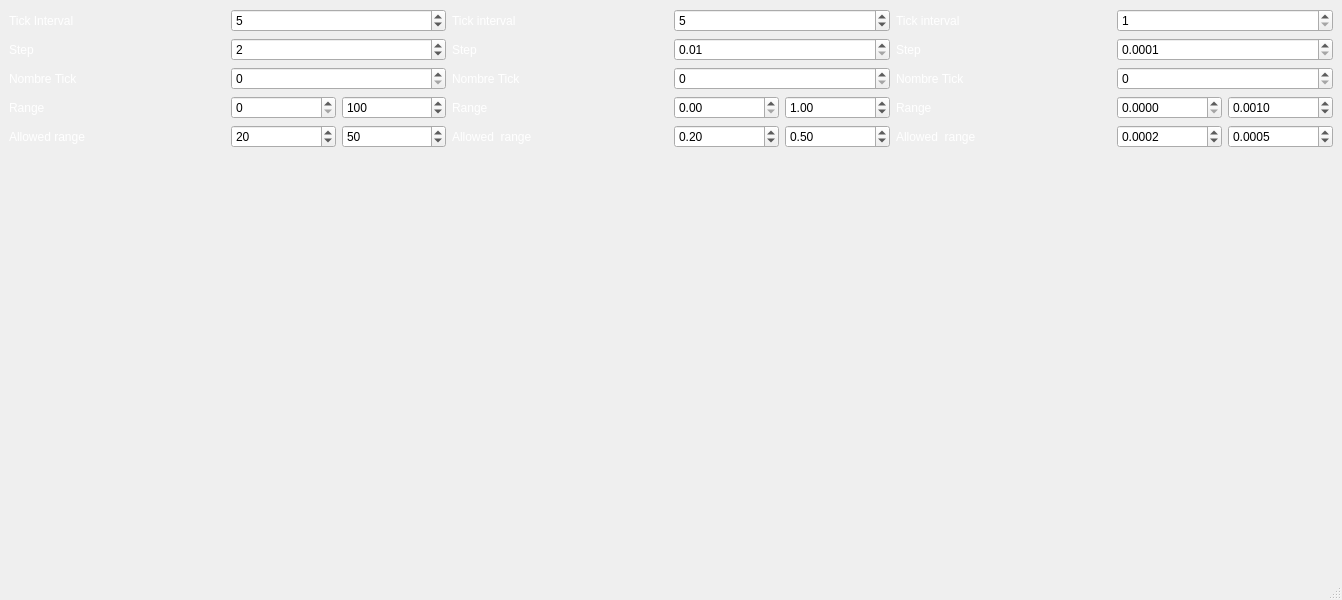
<?xml version="1.0" encoding="UTF-8"?>
<ui version="4.0">
 <class>MainWindow</class>
 <widget class="QMainWindow" name="MainWindow">
  <property name="geometry">
   <rect>
    <x>0</x>
    <y>0</y>
    <width>1342</width>
    <height>600</height>
   </rect>
  </property>
  <property name="windowTitle">
   <string>JoeDoubleSlider</string>
  </property>
  <widget class="QWidget" name="centralwidget">
   <layout class="QVBoxLayout" name="verticalLayout">
    <item>
     <layout class="QGridLayout" name="gridLayout">
      <item row="4" column="4">
       <layout class="QHBoxLayout" name="horizontalLayout_4">
        <item>
         <widget class="QDoubleSpinBox" name="doubleSpinBox_3">
          <property name="maximum">
           <double>11111111111111112.000000000000000</double>
          </property>
          <property name="singleStep">
           <double>0.010000000000000</double>
          </property>
         </widget>
        </item>
        <item>
         <widget class="QDoubleSpinBox" name="doubleSpinBox_4">
          <property name="minimum">
           <double>0.100000000000000</double>
          </property>
          <property name="maximum">
           <double>11111111111111112.000000000000000</double>
          </property>
          <property name="singleStep">
           <double>0.010000000000000</double>
          </property>
          <property name="value">
           <double>1.000000000000000</double>
          </property>
         </widget>
        </item>
       </layout>
      </item>
      <item row="2" column="4">
       <widget class="QDoubleSpinBox" name="doubleSpinBox_2">
        <property name="minimum">
         <double>0.010000000000000</double>
        </property>
        <property name="maximum">
         <double>1111111111.000000000000000</double>
        </property>
        <property name="singleStep">
         <double>0.010000000000000</double>
        </property>
        <property name="value">
         <double>0.010000000000000</double>
        </property>
       </widget>
      </item>
      <item row="2" column="2">
       <widget class="QLabel" name="label_5">
        <property name="styleSheet">
         <string notr="true">color:white;</string>
        </property>
        <property name="text">
         <string>Step</string>
        </property>
        <property name="alignment">
         <set>Qt::AlignLeading|Qt::AlignLeft|Qt::AlignVCenter</set>
        </property>
        <property name="margin">
         <number>0</number>
        </property>
        <property name="indent">
         <number>-1</number>
        </property>
       </widget>
      </item>
      <item row="4" column="1">
       <layout class="QHBoxLayout" name="horizontalLayout_2">
        <item>
         <widget class="QSpinBox" name="spinBoxMin">
          <property name="maximum">
           <number>1000000000</number>
          </property>
         </widget>
        </item>
        <item>
         <widget class="QSpinBox" name="spinBoxMax">
          <property name="maximum">
           <number>1000000000</number>
          </property>
          <property name="value">
           <number>100</number>
          </property>
         </widget>
        </item>
       </layout>
      </item>
      <item row="5" column="0">
       <widget class="QLabel" name="label_9">
        <property name="styleSheet">
         <string notr="true">color:white;</string>
        </property>
        <property name="text">
         <string>Allowed range</string>
        </property>
       </widget>
      </item>
      <item row="2" column="0">
       <widget class="QLabel" name="label_4">
        <property name="styleSheet">
         <string notr="true">color:white;</string>
        </property>
        <property name="text">
         <string>Step</string>
        </property>
       </widget>
      </item>
      <item row="5" column="5">
       <widget class="QLabel" name="label_20">
        <property name="styleSheet">
         <string notr="true">color:white;</string>
        </property>
        <property name="text">
         <string>Allowed  range</string>
        </property>
        <property name="alignment">
         <set>Qt::AlignLeading|Qt::AlignLeft|Qt::AlignVCenter</set>
        </property>
        <property name="margin">
         <number>0</number>
        </property>
        <property name="indent">
         <number>-1</number>
        </property>
       </widget>
      </item>
      <item row="4" column="5">
       <widget class="QLabel" name="label_11">
        <property name="styleSheet">
         <string notr="true">color:white;</string>
        </property>
        <property name="text">
         <string>Range</string>
        </property>
        <property name="alignment">
         <set>Qt::AlignLeading|Qt::AlignLeft|Qt::AlignVCenter</set>
        </property>
        <property name="margin">
         <number>0</number>
        </property>
        <property name="indent">
         <number>-1</number>
        </property>
       </widget>
      </item>
      <item row="2" column="5">
       <widget class="QLabel" name="label_12">
        <property name="styleSheet">
         <string notr="true">color:white;</string>
        </property>
        <property name="text">
         <string>Step</string>
        </property>
        <property name="alignment">
         <set>Qt::AlignLeading|Qt::AlignLeft|Qt::AlignVCenter</set>
        </property>
        <property name="margin">
         <number>0</number>
        </property>
        <property name="indent">
         <number>-1</number>
        </property>
       </widget>
      </item>
      <item row="2" column="1">
       <widget class="QSpinBox" name="spinBox_3">
        <property name="minimum">
         <number>1</number>
        </property>
        <property name="maximum">
         <number>1000000000</number>
        </property>
        <property name="value">
         <number>2</number>
        </property>
       </widget>
      </item>
      <item row="1" column="6">
       <widget class="QSpinBox" name="spinBox_10">
        <property name="minimum">
         <number>1</number>
        </property>
        <property name="maximum">
         <number>10000</number>
        </property>
        <property name="value">
         <number>1</number>
        </property>
       </widget>
      </item>
      <item row="1" column="1">
       <widget class="QSpinBox" name="spinBox_2">
        <property name="minimum">
         <number>1</number>
        </property>
        <property name="maximum">
         <number>10000</number>
        </property>
        <property name="value">
         <number>5</number>
        </property>
       </widget>
      </item>
      <item row="1" column="4">
       <widget class="QSpinBox" name="spinBox_4">
        <property name="minimum">
         <number>1</number>
        </property>
        <property name="maximum">
         <number>1000</number>
        </property>
        <property name="value">
         <number>5</number>
        </property>
       </widget>
      </item>
      <item row="5" column="6">
       <layout class="QHBoxLayout" name="horizontalLayout_9">
        <item>
         <widget class="QDoubleSpinBox" name="doubleSpinBox_11">
          <property name="decimals">
           <number>4</number>
          </property>
          <property name="minimum">
           <double>0.000000000000000</double>
          </property>
          <property name="maximum">
           <double>11111111111111112.000000000000000</double>
          </property>
          <property name="singleStep">
           <double>0.000100000000000</double>
          </property>
          <property name="value">
           <double>0.000200000000000</double>
          </property>
         </widget>
        </item>
        <item>
         <widget class="QDoubleSpinBox" name="doubleSpinBox_12">
          <property name="decimals">
           <number>4</number>
          </property>
          <property name="minimum">
           <double>0.000000000000000</double>
          </property>
          <property name="maximum">
           <double>11111111111111112.000000000000000</double>
          </property>
          <property name="singleStep">
           <double>0.000100000000000</double>
          </property>
          <property name="value">
           <double>0.000500000000000</double>
          </property>
         </widget>
        </item>
       </layout>
      </item>
      <item row="1" column="5">
       <widget class="QLabel" name="label_18">
        <property name="styleSheet">
         <string notr="true">color:white;</string>
        </property>
        <property name="text">
         <string>Tick interval</string>
        </property>
        <property name="alignment">
         <set>Qt::AlignLeading|Qt::AlignLeft|Qt::AlignVCenter</set>
        </property>
        <property name="margin">
         <number>0</number>
        </property>
        <property name="indent">
         <number>-1</number>
        </property>
       </widget>
      </item>
      <item row="4" column="2">
       <widget class="QLabel" name="label_8">
        <property name="styleSheet">
         <string notr="true">color:white;</string>
        </property>
        <property name="text">
         <string>Range</string>
        </property>
        <property name="alignment">
         <set>Qt::AlignLeading|Qt::AlignLeft|Qt::AlignVCenter</set>
        </property>
        <property name="margin">
         <number>0</number>
        </property>
        <property name="indent">
         <number>-1</number>
        </property>
       </widget>
      </item>
      <item row="2" column="6">
       <widget class="QDoubleSpinBox" name="doubleSpinBox_7">
        <property name="decimals">
         <number>4</number>
        </property>
        <property name="minimum">
         <double>0.000100000000000</double>
        </property>
        <property name="maximum">
         <double>1111111111.000000000000000</double>
        </property>
        <property name="singleStep">
         <double>0.000100000000000</double>
        </property>
        <property name="value">
         <double>0.000100000000000</double>
        </property>
       </widget>
      </item>
      <item row="1" column="0">
       <widget class="QLabel" name="label_3">
        <property name="styleSheet">
         <string notr="true">color:white;</string>
        </property>
        <property name="text">
         <string>Tick Interval</string>
        </property>
       </widget>
      </item>
      <item row="5" column="2">
       <widget class="QLabel" name="label_10">
        <property name="styleSheet">
         <string notr="true">color:white;</string>
        </property>
        <property name="text">
         <string>Allowed  range</string>
        </property>
        <property name="alignment">
         <set>Qt::AlignLeading|Qt::AlignLeft|Qt::AlignVCenter</set>
        </property>
        <property name="margin">
         <number>0</number>
        </property>
        <property name="indent">
         <number>-1</number>
        </property>
       </widget>
      </item>
      <item row="5" column="4">
       <layout class="QHBoxLayout" name="horizontalLayout_5">
        <item>
         <widget class="QDoubleSpinBox" name="doubleSpinBox_5">
          <property name="maximum">
           <double>11111111111111112.000000000000000</double>
          </property>
          <property name="singleStep">
           <double>0.010000000000000</double>
          </property>
          <property name="value">
           <double>0.200000000000000</double>
          </property>
         </widget>
        </item>
        <item>
         <widget class="QDoubleSpinBox" name="doubleSpinBox_6">
          <property name="minimum">
           <double>0.100000000000000</double>
          </property>
          <property name="maximum">
           <double>11111111111111112.000000000000000</double>
          </property>
          <property name="singleStep">
           <double>0.010000000000000</double>
          </property>
          <property name="value">
           <double>0.500000000000000</double>
          </property>
         </widget>
        </item>
       </layout>
      </item>
      <item row="4" column="0">
       <widget class="QLabel" name="label_7">
        <property name="styleSheet">
         <string notr="true">color:white;</string>
        </property>
        <property name="text">
         <string>Range</string>
        </property>
       </widget>
      </item>
      <item row="3" column="1">
       <widget class="QSpinBox" name="spinBox">
        <property name="maximum">
         <number>1000</number>
        </property>
       </widget>
      </item>
      <item row="1" column="2">
       <widget class="QLabel" name="label_6">
        <property name="styleSheet">
         <string notr="true">color:white;</string>
        </property>
        <property name="text">
         <string>Tick interval</string>
        </property>
        <property name="alignment">
         <set>Qt::AlignLeading|Qt::AlignLeft|Qt::AlignVCenter</set>
        </property>
        <property name="margin">
         <number>0</number>
        </property>
        <property name="indent">
         <number>-1</number>
        </property>
       </widget>
      </item>
      <item row="3" column="2">
       <widget class="QLabel" name="label_2">
        <property name="styleSheet">
         <string notr="true">color:white;</string>
        </property>
        <property name="text">
         <string>Nombre Tick</string>
        </property>
       </widget>
      </item>
      <item row="5" column="1">
       <layout class="QHBoxLayout" name="horizontalLayout_3">
        <item>
         <widget class="QSpinBox" name="spinBox_5">
          <property name="maximum">
           <number>1000000000</number>
          </property>
          <property name="value">
           <number>20</number>
          </property>
         </widget>
        </item>
        <item>
         <widget class="QSpinBox" name="spinBox_6">
          <property name="maximum">
           <number>1000000000</number>
          </property>
          <property name="value">
           <number>50</number>
          </property>
         </widget>
        </item>
       </layout>
      </item>
      <item row="3" column="0">
       <widget class="QLabel" name="label">
        <property name="styleSheet">
         <string notr="true">color:white;</string>
        </property>
        <property name="text">
         <string>Nombre Tick</string>
        </property>
       </widget>
      </item>
      <item row="4" column="6">
       <layout class="QHBoxLayout" name="horizontalLayout_8">
        <item>
         <widget class="QDoubleSpinBox" name="doubleSpinBox_9">
          <property name="decimals">
           <number>4</number>
          </property>
          <property name="minimum">
           <double>0.000000000000000</double>
          </property>
          <property name="maximum">
           <double>11111111111111112.000000000000000</double>
          </property>
          <property name="singleStep">
           <double>0.000100000000000</double>
          </property>
          <property name="value">
           <double>0.000000000000000</double>
          </property>
         </widget>
        </item>
        <item>
         <widget class="QDoubleSpinBox" name="doubleSpinBox_10">
          <property name="decimals">
           <number>4</number>
          </property>
          <property name="minimum">
           <double>0.000000000000000</double>
          </property>
          <property name="maximum">
           <double>11111111111111112.000000000000000</double>
          </property>
          <property name="singleStep">
           <double>0.000100000000000</double>
          </property>
          <property name="value">
           <double>0.001000000000000</double>
          </property>
         </widget>
        </item>
       </layout>
      </item>
      <item row="3" column="5">
       <widget class="QLabel" name="label_13">
        <property name="styleSheet">
         <string notr="true">color:white;</string>
        </property>
        <property name="text">
         <string>Nombre Tick</string>
        </property>
       </widget>
      </item>
      <item row="3" column="4">
       <widget class="QSpinBox" name="spinBox_7">
        <property name="maximum">
         <number>1000</number>
        </property>
       </widget>
      </item>
      <item row="3" column="6">
       <widget class="QSpinBox" name="spinBox_8">
        <property name="maximum">
         <number>1000</number>
        </property>
       </widget>
      </item>
     </layout>
    </item>
    <item>
     <layout class="QHBoxLayout" name="horizontalLayout">
      <item>
       <widget class="SliderWidget" name="widgetIntSlider" native="true">
        <property name="minimumSize">
         <size>
          <width>100</width>
          <height>200</height>
         </size>
        </property>
        <property name="maximumSize">
         <size>
          <width>100</width>
          <height>16777215</height>
         </size>
        </property>
       </widget>
      </item>
      <item>
       <spacer name="horizontalSpacer">
        <property name="orientation">
         <enum>Qt::Horizontal</enum>
        </property>
        <property name="sizeHint" stdset="0">
         <size>
          <width>40</width>
          <height>20</height>
         </size>
        </property>
       </spacer>
      </item>
      <item>
       <widget class="SliderWidget" name="widgetDoubleSlider" native="true">
        <property name="minimumSize">
         <size>
          <width>100</width>
          <height>0</height>
         </size>
        </property>
        <property name="maximumSize">
         <size>
          <width>100</width>
          <height>16777215</height>
         </size>
        </property>
       </widget>
      </item>
      <item>
       <spacer name="horizontalSpacer_2">
        <property name="orientation">
         <enum>Qt::Horizontal</enum>
        </property>
        <property name="sizeHint" stdset="0">
         <size>
          <width>40</width>
          <height>20</height>
         </size>
        </property>
       </spacer>
      </item>
      <item>
       <widget class="SliderWidget" name="widgetfoudDecimalsDoubleSlider" native="true">
        <property name="minimumSize">
         <size>
          <width>100</width>
          <height>0</height>
         </size>
        </property>
        <property name="maximumSize">
         <size>
          <width>100</width>
          <height>16777215</height>
         </size>
        </property>
       </widget>
      </item>
     </layout>
    </item>
   </layout>
  </widget>
  <widget class="QMenuBar" name="menubar">
   <property name="geometry">
    <rect>
     <x>0</x>
     <y>0</y>
     <width>1342</width>
     <height>22</height>
    </rect>
   </property>
  </widget>
  <widget class="QStatusBar" name="statusbar"/>
 </widget>
 <customwidgets>
  <customwidget>
   <class>SliderWidget</class>
   <extends>QWidget</extends>
   <header location="global">SliderWidget.h</header>
   <container>1</container>
  </customwidget>
 </customwidgets>
 <resources/>
 <connections/>
</ui>
